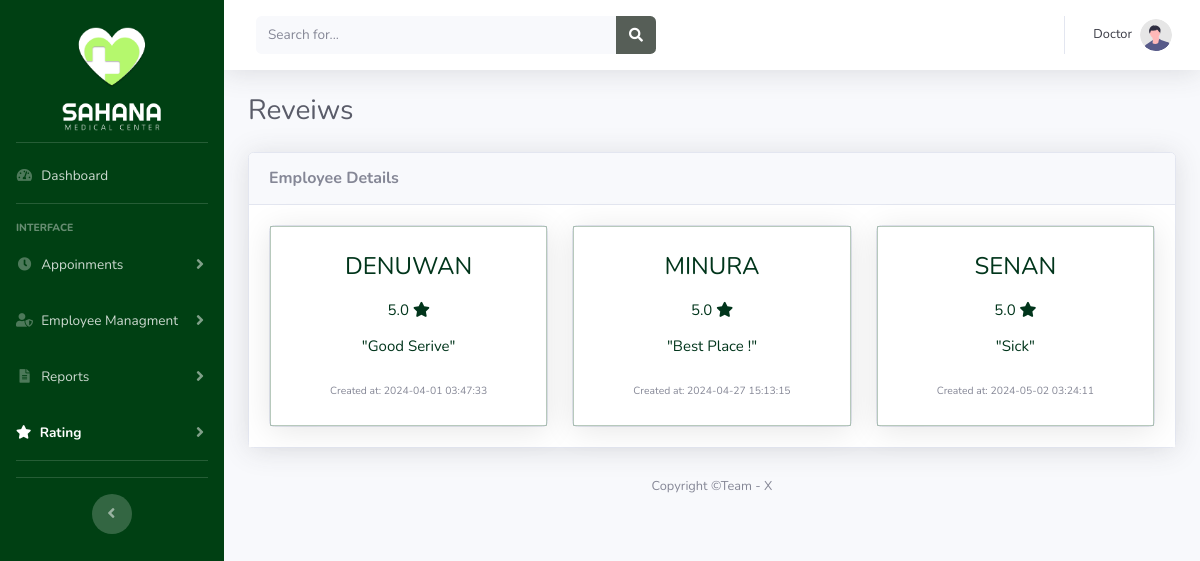
/Admin/doc/doc_ratingveiw.php (signed in), run on the app's committed database.
### tables this page shows
CREATE TABLE IF NOT EXISTS `reviews` (
  `id` int NOT NULL AUTO_INCREMENT,
  `name` varchar(255) NOT NULL,
  `message` text NOT NULL,
  `rating` int NOT NULL,
  `created_at` timestamp NULL DEFAULT CURRENT_TIMESTAMP,
  PRIMARY KEY (`id`)
);

### Admin/doc/doc_ratingveiw.php (the view, shortened to what this page needs)
<!DOCTYPE html>
<html lang="en">
<head>
    <link href="./assets/fontawesome-free/css/all.min.css" rel="stylesheet" type="text/css">
    <link href="./css/sb-admin-2.min.css" rel="stylesheet">
</head>
<body id="page-top" >
    <div id="wrapper" >
        <?php include 'doc_ratingHeader.php'; ?>
        <div id="content-wrapper" class="d-flex flex-column">
            <div id="content ">
                <nav class="navbar navbar-expand navbar-light bg-white topbar mb-4 static-top shadow">
                    <form class="d-none d-sm-inline-block form-inline mr-auto ml-md-3 my-2 my-md-0 mw-100 navbar-search">
                        <div class="input-group">
                            <input type="text" class="form-control bg-light border-0 small" placeholder="Search for..." aria-label="Search" aria-describedby="basic-addon2">
                            <div class="input-group-append">
                                <button class="btn" style="background-color: #565E57;" type="button">
                                    <i class="fas fa-search fa-sm" style="color:white;"></i>
                                </button>
                            </div>
                        </div>
                    </form>
                    <ul class="navbar-nav ml-auto style=" >
                        <li class="nav-item dropdown no-arrow">
                            <a class="nav-link dropdown-toggle" href="#" id="userDropdown" role="button" data-toggle="dropdown" aria-haspopup="true" aria-expanded="false">
                                <span class="mr-2 d-none d-lg-inline text-gray-900 small">Doctor </span>
                                <img class="img-profile rounded-circle" src="img/undraw_profile.svg">
                            </a>
                        </li>
                    </ul>
                </nav>
                <div class="container-fluid " >
                    <div class="d-sm-flex align-items-center justify-content-between mb-4">
                        <h1 class="h3 mb-0 text-gray-800">Reveiws</h1>
                    </div>
                    <div class="row">
                        <div class="col-md-12 col-lg-12">
                            <div class="card shadow">
                                <div class="card-header py-3 d-flex flex-row align-items-center justify-content-between" >
                                    <h6 class="m-0 font-weight-bold text-truncate">Employee Details</h6>
                                </div>
                                <div class="card-body" style="background-color: #ffffff;" >
                                    <div class="contaner-fluid">
                                    <div class="row">
                                        <?php if ($result->num_rows > 0): ?>
                                        <?php while ($row = $result->fetch_assoc()): ?>
                                            <div class="col-md-4">
                                            <div class="card">
                                                <div class="card-bod">
                                                <h4 class="card-title text-center"><?php echo $row["name"]; ?>  </h4>
                                                <h4 class="card-text  text-center"> <?php echo $row["rating"]; ?>.0 <i class="fas fa-star"></i></h4>
                                                <p class="card-text text-center">"<?php echo $row["message"]; ?>"</p>
                                                <p class="card-sub-text text-center"><small class="text-muted">Created at: <?php echo $row["created_at"]; ?></small></p>
                                                </div>
                                            </div>
                                            </div>
                                        <?php endwhile; ?>
                                        <?php endif; ?>
                                    </div>
                                    </div>
                            </div>
                        </div>
                    </div>
                </div>
            </div>
            <footer class="sticky-footer bg-succes">
                <div class="container my-auto">
                    <div class="copyright text-center my-auto">
                        <span>Copyright &copy;Team - X</span>
                    </div>
                </div>
            </footer>
        </div>
    </div>
</body>
</html>

### Admin/doc/doc_ratingHeader.php (shortened to what this page needs)
<?php
            include '../../Model/connection.php';
$sql = "SELECT * FROM reviews";
$result = $conn->query($sql);
?>
        <ul class="navbar-nav sidebar sidebar-dark accordion pt-4" style="background-color: #004013;" id="accordionSidebar">
            <a class="sidebar-brand d-flex align-items-center justify-content-center my-4" href="index.php">
                <h2 style="font-size: 24px; font-weight:900;"> <img src="./img/Logo04white.png" alt="" style="width:110px"> </h2>
        </a>
            <hr class="sidebar-divider my-0">
            <li class="nav-item  mt-1">
                <a class="nav-link" href="doc_dashboard01.php">
                    <i class="fas fa-fw fa-tachometer-alt"></i>
                    <span>Dashboard</span></a>
            </li>
            <hr class="sidebar-divider">
            <div class="sidebar-heading">
                Interface
            </div>
            <li class="nav-item ">
                <a class="nav-link collapsed" href="#" data-toggle="collapse" data-target="#collapseTwo" aria-expanded="true"
                    aria-controls="collapseTwo">
                    <i class="fas fa-fw fa-clock"></i>
                    <span>Appoinments </span>
                </a>
            </li>
            <li class="nav-item">
                <a class="nav-link collapsed" href="#" data-toggle="collapse" data-target="#collapseadmin"
                    aria-expanded="true" aria-controls="collapseadmin">
                    <i class="fas fa-fw fa-user-shield"></i>
                    <span>Employee Managment</span>
                </a>
            </li>
            <li class="nav-item ">
                <a class="nav-link collapsed" href="#" data-toggle="collapse" data-target="#collapseUtilities"
                    aria-expanded="true" aria-controls="collapseUtilities">
                    <i class="fas fa-fw fa-file-alt"></i>
                    <span>Reports</span>
                </a>
            </li>
            <li class="nav-item active">
                <a class="nav-link collapsed" href="#" data-toggle="collapse" data-target="#collapseadmi"
                    aria-expanded="true" aria-controls="collapseadmin">
                    <i class="fas fa-star"></i>
                    <span>Rating</span>
                </a>
            </li>
            <hr class="sidebar-divider">
            <hr class="sidebar-divider d-none d-md-block">
            <div class="text-center d-none d-md-inline">
                <button class="rounded-circle border-0" id="sidebarToggle"></button>
            </div>
        </ul>

### Admin/doc/doc_ratingveiw.php (style rules this page uses)
.card-bod { border:1px solid #00401348; box-shadow: 0 4px 30px rgba(0, 0, 0, 0.1); }
.card-title { text-align:right; color: #01351b; padding-top: 25px; text-transform: uppercase; }
.card-text { padding: 8px 8px 0 8px; color: #01351b; font-size:15px; }
.card-sub-text { padding: 8px; color: #01351b; font-size:13px; }

### data on the page
reviews: name "DENUWAN", rating "5", message "Good Serive", created_at "2024-04-01 03:47:33"
reviews: name "MINURA", rating "5", message "Best Place !", created_at "2024-04-27 15:13:15"
reviews: name "SENAN", rating "5", message "Sick", created_at "2024-05-02 03:24:11"
